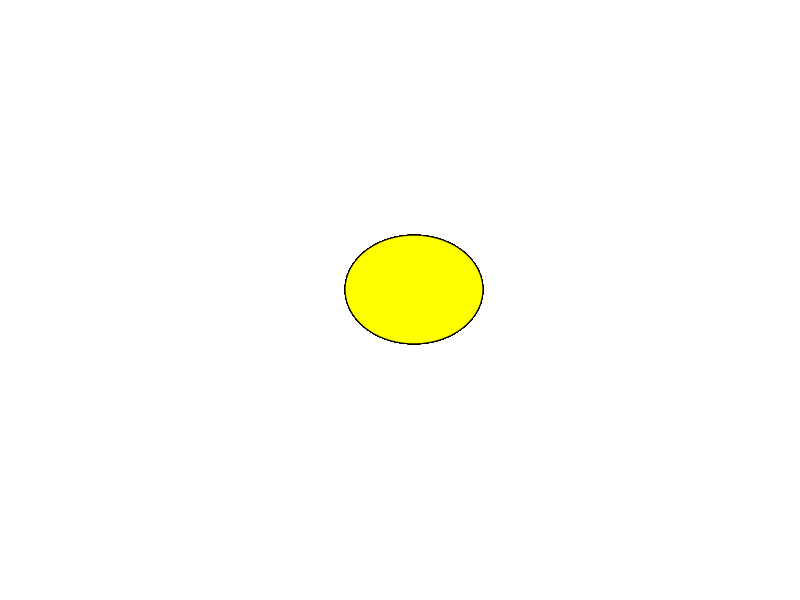

The MATLAB source for this figure:
numFlips = 1;
% Create figure window
figure;
axis([-1.5 1.5 -1.5 1.5 -1.0 1.0]*3);

hold on;
set(gcf, 'color', [1 1 1])
% Create a coin as a circle
theta = linspace(0, 2*pi, 100);
x = cos(theta);
y = sin(theta);
% Draw the coin
for i=1:20
    fill3(x, y, (i/100)*ones(1, 100), 'y'); % Heads side (yellow)
end
axis off
ind = 1;
% Loop through each flip
for i = 1:numFlips
    
    % Animate the coin flip
    for t = linspace(-90, 90, 180)
        % Clear the current coin drawing
        view([0 t]);
        %saveas(gcf,['Plot' num2str(ind) '.png']);
        %fclose('all');
        ind = ind+1;
        
        % Pause to create animation effect
        pause(0.05);
    end
end
